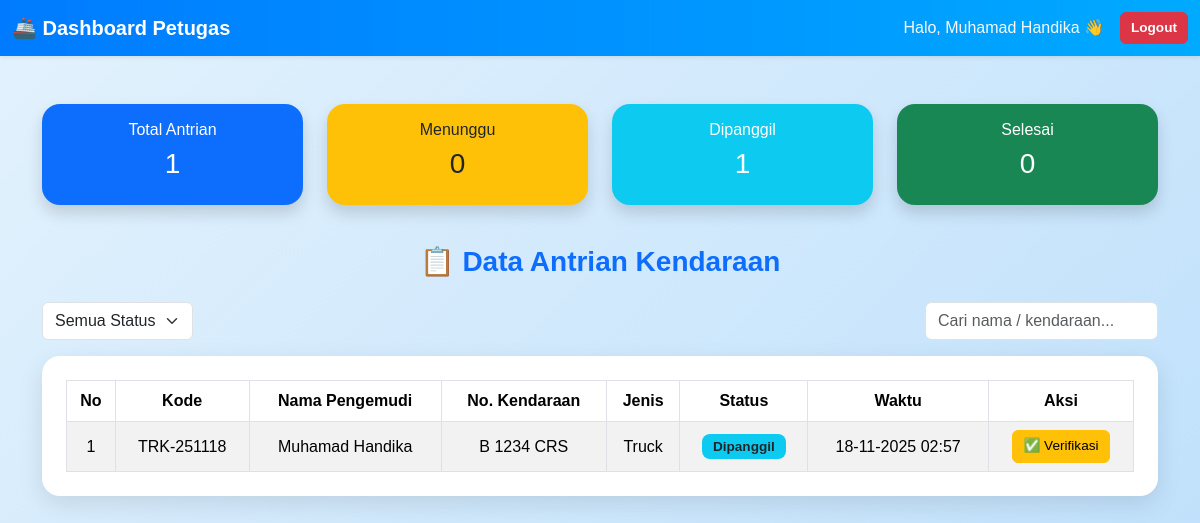
The app's page /dashboard-petugas.php (signed in) with its own data.
### tables this page shows
CREATE TABLE `antrian` (
  `id_antrian` int(11) NOT NULL,
  `id_pengguna` int(11) NOT NULL,
  `kode_antrian` varchar(11) DEFAULT NULL,
  `nama_pengemudi` varchar(100) DEFAULT NULL,
  `no_kendaraan` varchar(50) DEFAULT NULL,
  `telepon` varchar(20) DEFAULT NULL,
  `jenis_kendaraan` enum('Truck','Bus','Mobil','Motor') DEFAULT NULL,
  `status` enum('Menunggu','Dipanggil','Diverifikasi','Selesai') DEFAULT 'Menunggu',
  `waktu` timestamp NOT NULL DEFAULT current_timestamp()
);

### public/dashboard-petugas.php (the view, shortened to what this page needs)
<?php
require __DIR__ . '/../config/db.php';
$stat = $pdo->query("
  SELECT
    COUNT(*) AS total,
    SUM(status='Menunggu') AS menunggu,
    SUM(status='Dipanggil') AS dipanggil,
    SUM(status='Diverifikasi') AS diverifikasi,
    SUM(status='Selesai') AS selesai
  FROM antrian
")->fetch(PDO::FETCH_ASSOC);
try {
  $stmt = $pdo->query("
    SELECT id_antrian, id_pengguna, kode_antrian, nama_pengemudi, no_kendaraan, jenis_kendaraan, status,
           DATE_FORMAT(waktu, '%d-%m-%Y %H:%i') AS waktu
    FROM antrian
    ORDER BY waktu ASC
  ");
  $data = $stmt->fetchAll(PDO::FETCH_ASSOC);
} catch (PDOException $e) {
  echo "<div class='alert alert-danger'>Error: " . htmlspecialchars($e->getMessage()) . "</div>";
  $data = [];
}
?>
<!DOCTYPE html>
<html lang="id">
<head>
  <link href="https://cdn.jsdelivr.net/npm/bootstrap@5.3.3/dist/css/bootstrap.min.css" rel="stylesheet">
</head>
<body>
  <nav class="navbar navbar-dark shadow-sm">
    <div class="container-fluid">
      <a class="navbar-brand fw-bold" href="#">🚢 Dashboard Petugas</a>
      <div class="d-flex align-items-center">
        <span class="text-light me-3">Halo, <?= htmlspecialchars($_SESSION['petugas_nama'] ?? 'Petugas', ENT_QUOTES) ?> 👋</span>
        <a href="logout-petugas.php" class="btn btn-danger btn-sm fw-semibold">Logout</a>
      </div>
    </div>
  </nav>
  <div class="container py-5">
    <div class="row text-center mb-4">
      <div class="col-md-3 mb-3">
        <div class="card p-3 bg-primary text-white shadow">
          <h6>Total Antrian</h6>
          <h3><?= $stat['total'] ?? 0 ?></h3>
        </div>
      </div>
      <div class="col-md-3 mb-3">
        <div class="card p-3 bg-warning text-dark shadow">
          <h6>Menunggu</h6>
          <h3><?= $stat['menunggu'] ?? 0 ?></h3>
        </div>
      </div>
      <div class="col-md-3 mb-3">
        <div class="card p-3 bg-info text-white shadow">
          <h6>Dipanggil</h6>
          <h3><?= $stat['dipanggil'] ?? 0 ?></h3>
        </div>
      </div>
      <div class="col-md-3 mb-3">
        <div class="card p-3 bg-success text-white shadow">
          <h6>Selesai</h6>
          <h3><?= $stat['selesai'] ?? 0 ?></h3>
        </div>
      </div>
    </div>
    <h3 class="text-center fw-bold text-primary mb-4">📋 Data Antrian Kendaraan</h3>
    <div class="d-flex justify-content-between mb-3 flex-wrap">
      <select id="filterStatus" class="form-select w-auto" onchange="filterStatus()">
        <option value="">Semua Status</option>
      </select>
      <input type="text" id="searchInput" class="form-control w-auto" placeholder="Cari nama / kendaraan..." onkeyup="cariAntrian()">
    </div>
    <div class="card p-4">
      <div class="table-responsive">
        <table class="table table-bordered table-striped align-middle text-center mb-0">
          <thead>
            <tr>
              <th>No</th>
              <th>Kode</th>
              <th>Nama Pengemudi</th>
              <th>No. Kendaraan</th>
              <th>Jenis</th>
              <th>Status</th>
              <th>Waktu</th>
              <th>Aksi</th>
            </tr>
          </thead>
          <tbody id="antrianTableBody">
            <?php if (!empty($data)): ?>
              <?php foreach ($data as $i => $row):
                $status = $row['status'] ?? 'Tidak Diketahui';
                $badge_class = match($status) {
                  'Menunggu' => 'bg-warning text-dark',
                  'Dipanggil' => 'bg-info text-dark',
                  'Diverifikasi' => 'bg-primary',
                  'Selesai' => 'bg-success',
                  default => 'bg-secondary'
                };
              ?>
              <tr>
                <td><?= $i + 1 ?></td>
                <td><?= htmlspecialchars($row['kode_antrian'], ENT_QUOTES) ?></td>
                <td><?= htmlspecialchars($row['nama_pengemudi'] ?? '—', ENT_QUOTES) ?></td>
                <td><?= htmlspecialchars($row['no_kendaraan'] ?? '—', ENT_QUOTES) ?></td>
                <td><?= htmlspecialchars($row['jenis_kendaraan'] ?? '—', ENT_QUOTES) ?></td>
                <td><span class="badge <?= $badge_class ?>"><?= htmlspecialchars($status, ENT_QUOTES) ?></span></td>
                <td><?= htmlspecialchars($row['waktu'] ?? '—', ENT_QUOTES) ?></td>
                <td>
                  <?php if ($status == 'Menunggu'): ?>
                    <button class="btn btn-info btn-sm text-white" onclick="ubahStatus(<?= $row['id_antrian'] ?>, 'Dipanggil')">🔊 Panggil</button>
                  <?php elseif ($status == 'Dipanggil'): ?>
                    <button class="btn btn-warning btn-sm" onclick="ubahStatus(<?= $row['id_antrian'] ?>, 'Diverifikasi')">✅ Verifikasi</button>
                  <?php elseif ($status == 'Diverifikasi'): ?>
                    <button class="btn btn-success btn-sm" onclick="ubahStatus(<?= $row['id_antrian'] ?>, 'Selesai')">🏁 Selesai</button>
                  <?php elseif ($status == 'Selesai'): ?>
                    <button class="btn btn-danger btn-sm" onclick="hapusAntrian(<?= $row['id_antrian'] ?>)">🗑️ Hapus</button>
                  <?php endif; ?>
                </td>
              </tr>
              <?php endforeach; ?>
            <?php else: ?>
              <tr>
                <td colspan="8" class="text-muted py-4">Belum ada data antrian 😅</td>
              </tr>
            <?php endif; ?>
          </tbody>
        </table>
      </div>
    </div>
  </div>
</body>
</html>

### public/dashboard-petugas.php (style rules this page uses)
body { background: linear-gradient(135deg, #e3f2fd, #bbdefb); font-family: 'Poppins', sans-serif; min-height: 100vh; }
.navbar { background: linear-gradient(90deg, #007bff, #00aaff); }
.card { border: none; border-radius: 18px; box-shadow: 0 8px 25px rgba(0, 0, 0, 0.1); overflow: hidden; animation: fadeIn 0.6s ease; }
table thead { background: linear-gradient(90deg, #007bff, #00aaff); color: #fff; }
th, td { vertical-align: middle !important; }
.badge { padding: 0.45em 0.8em; font-size: 0.85rem; border-radius: 0.5rem; }
.btn-sm { padding: 5px 10px; font-size: 0.85rem; border-radius: 6px; }

### records on screen
antrian: kode_antrian "TRK-251118", nama_pengemudi "Muhamad Handika", no_kendaraan "B 1234 CRS", jenis_kendaraan "Truck", status "Dipanggil", waktu "18-11-2025 02:57"

### other values on screen
$_SESSION['petugas_nama'] "Muhamad Handika"
$stat['total'] "1"
$stat['menunggu'] "0"
$stat['dipanggil'] "1"
$stat['selesai'] "0"
